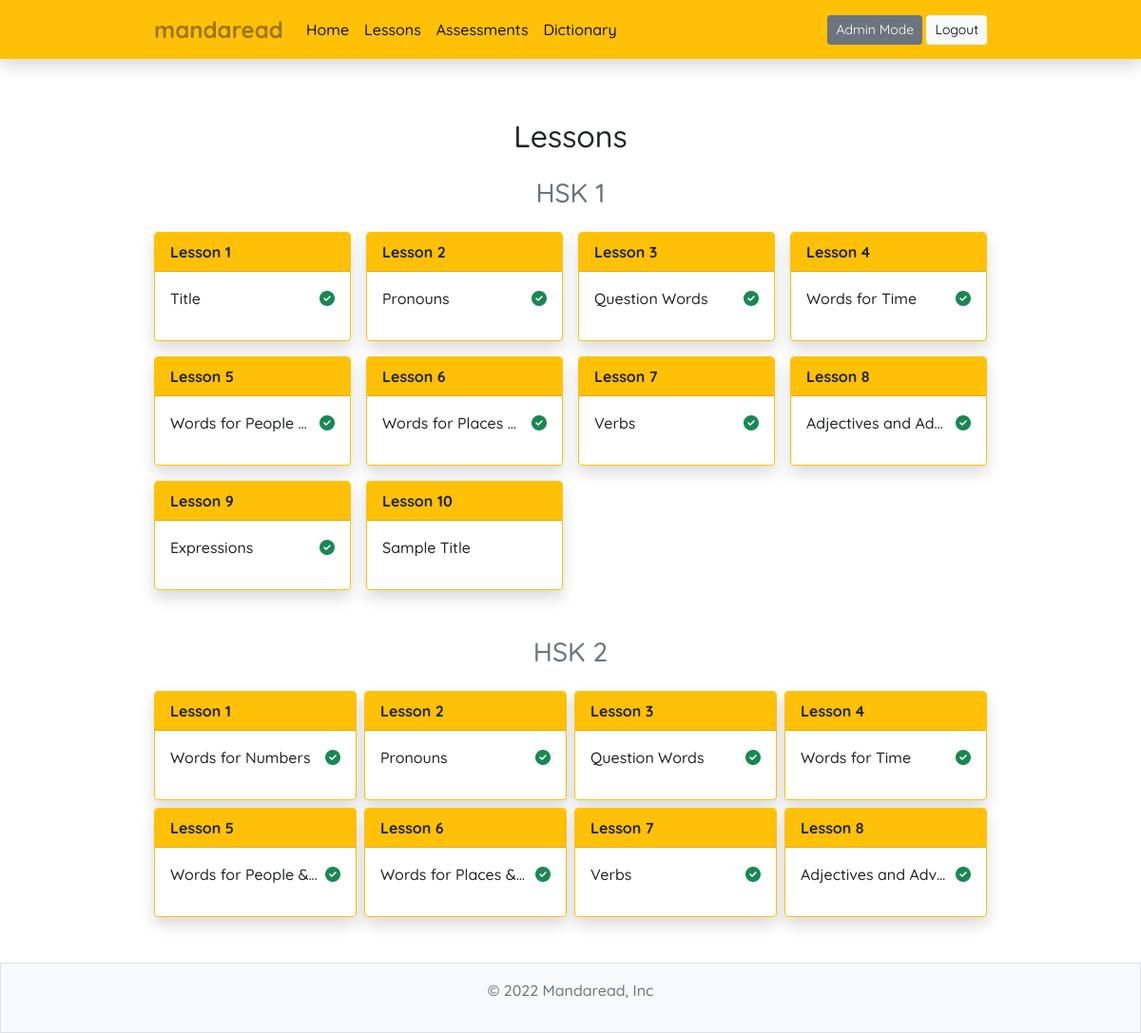
/lessons/ (signed in), run on the app's committed database.
### lessonbank/models.py (models this page shows, shortened)
class LessonBank(models.Model):
    hsk = models.PositiveIntegerField(default=1, null=False, blank=False, validators=[MinValueValidator(1), MaxValueValidator(2)])
    title = models.CharField(max_length=255, null=False, blank=False)
    description = models.TextField(null=False, blank=False)
    read_by = models.ManyToManyField(User, blank=True)
    enable_table = models.BooleanField(default=True)

### lessonbank/views.py (the view)
# urls.py: path('', views.LessonsListView.as_view(), name='mandaread-lessons'),
class LessonsListView(ListView):
    model = LessonBank
    template_name = 'lessonbank/lessonlist.html'
    def get_context_data(self, **kwargs):
        context = super().get_context_data(**kwargs)
        context['lesson_list_1'] = LessonBank.objects.filter(hsk=1)
        context['lesson_list_2'] = LessonBank.objects.filter(hsk=2)
        return context

### lessonbank/templates/lessonbank/lessonlist.html
{% extends 'mandaread/base.html' %}
{% block content %}
<div class="container mb-3 mt-4">
    <h2 class = "text-center">Lessons</h2>
</div>
<div class = "container col-12 col-lg-9 mb-5">
    <h3 class="mb-4 text-center text-muted">HSK 1</h3>
    <div class="row row-cols-2 row-cols-md-3 row-cols-lg-4 g-3">
        {% if lesson_list_1 %}
            {% for lesson in lesson_list_1 %}
                <div class="col d-flex justify-content-center align-items-center">
                    <div class="col-4 card text-white border-warning w-100 shadow" style="max-width: 18rem; height: auto;">
                        <b class="card-header text-dark bg-warning">Lesson {{ forloop.counter }}</b>
                        <div class="card-body d-flex flex-row justify-content-between">
                            <a class="text-dark me-2 mb-3 overflow-hidden text-truncate stretched-link text-decoration-none" href="{% url 'mandaread-lesson' lesson.id %}">{{ lesson.title }}</a>
                            {% if user in lesson.read_by.all %}
                            <div class="text-success">
                                <i class="fas fa-check-circle"></i>
                            </div>
                            {% endif %}
                        </div>
                    </div>
                </div>
            {% endfor %}
        {% else %}
            <div class="container">
                <h4 class="text-secondary text-center">Oops! no lessons here yet!</h4>
            </div>
        {% endif %}
    </div>
</div>
<div class="container col-12 col-lg-9 mb-5">
    <h3 class="mb-4 text-center text-muted">HSK 2</h3>
    <div class="row row-cols-2 row-cols-md-3 row-cols-lg-4 g-2">
        {% if lesson_list_2 %}
            {% for lesson in lesson_list_2 %}
                <div class="col d-flex justify-content-center align-items-center">
                    <div class="col-4 card text-white border-warning w-100 shadow" style="max-width: 18rem; height: auto;">
                        <b class="card-header text-dark bg-warning">Lesson {{ forloop.counter }}</b>
                        <div class="card-body d-flex flex-row justify-content-between">
                            <a class="text-dark me-2 mb-3 overflow-hidden text-truncate stretched-link text-decoration-none" href="{% url 'mandaread-lesson' lesson.id %}">{{ lesson.title }}</a>
                            {% if user in lesson.read_by.all %}
                            <div class="text-success">
                                <i class="fas fa-check-circle"></i>
                            </div>
                            {% endif %}
                        </div>
                    </div>
                </div>
            {% endfor %}
        {% else %}
            <div class = "container">
                <h4 class = "text-secondary text-center">Oops! no lessons here yet!</h4>
            </div>
        {% endif %}
    </div>
</div>
{% endblock %}

### mandaread/static/mandaread/style.css (style rules this page uses)
body { font-family: 'Quicksand', sans-serif; padding-top: 100px; font-weight: 500; }
.card, .btn-admin { z-index: 2; position: relative; }

### data on the page
LessonBank: title "Title"
LessonBank: title "Pronouns"
LessonBank: title "Question Words"
LessonBank: title "Words for Time"
LessonBank: title "Words for People…"
LessonBank: title "Words for Places…"
LessonBank: title "Verbs"
LessonBank: title "Adjectives and Ad…"
LessonBank: title "Expressions"
LessonBank: title "Sample Title"
LessonBank: title "Words for Numbers"
LessonBank: title "Pronouns"
LessonBank: title "Question Words"
LessonBank: title "Words for Time"
LessonBank: title "Words for People &…"
LessonBank: title "Words for Places &…"
LessonBank: title "Verbs"
LessonBank: title "Adjectives and Adv…"
